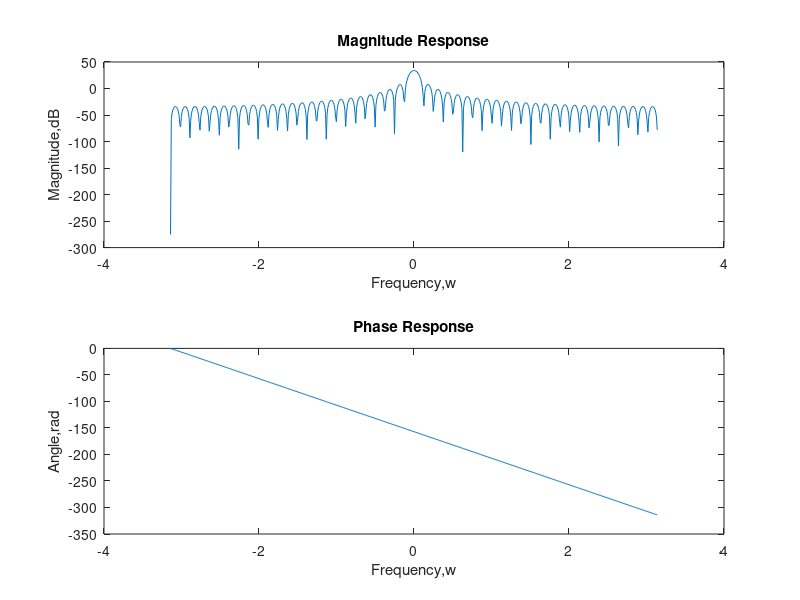
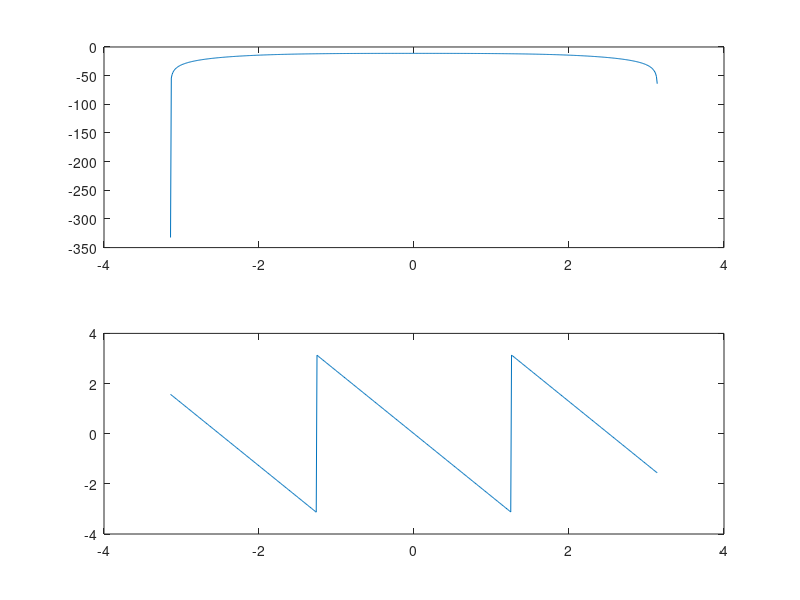

These figures' MATLAB source, in order:
omega=-pi:0.01:pi;
M=100; %Length of window=M+1
w=bartlett(M+1);% window name change name here for obtaining different window
W=0;
for n=0:M
W=W+ w(n+1)*exp(-j.*omega*n);
end;
subplot(2,1,1);
plot(omega,20*log10(abs(W)));
xlabel('Frequency,w');
ylabel('Magnitude,dB');
title('Magnitude Response');
subplot(2,1,2);
plot(omega,unwrap(angle(W)));
xlabel('Frequency,w');
ylabel('Angle,rad');
title('Phase Response');
%%
M=input('Enter the value of M ');
f=-pi:0.01:pi;
wc=pi/4;
w=bartlett(M+1); %window function for other windows change the name
H=0;
for n=0:M
hd(n+1)=sinc(wc*(n-M/2))/4;
h(n+1)=w(n+1)*hd(n+1);
end
for k=0:numel(f)-1
H(k+1)=0;
for n=0:M;
H(k+1)=H(k+1)+h(n+1).*exp(-1j.*n.*f(k+1));
end
end
figure
subplot(2,1,1)
plot(f,20*log10(abs(H)));
subplot(2,1,2)
plot(f,angle(H))
